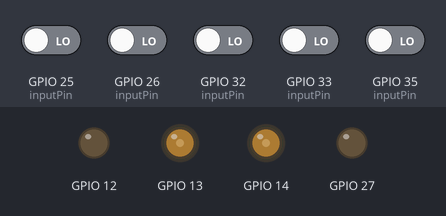
Simulated run of this program. Board: ESP32. On the bench: output pins drawn as LEDs (lit = HIGH). The test bench sets the inputs (shaded band); at power-on: GPIO 25 (inputPin), GPIO 26 (inputPin), GPIO 32 (inputPin), GPIO 33 (inputPin), GPIO 35 (inputPin) LOW.

Above: at 1.2 s.
1.3 s: GPIO 25 (inputPin) driven HIGH
At 2.5 s:
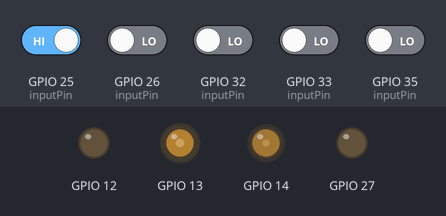
2.8 s: GPIO 25 (inputPin) driven LOW
At 3.6 s:
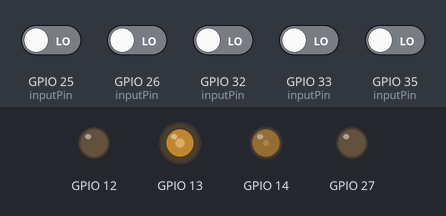
4.3 s: GPIO 32 (inputPin) driven HIGH
At 4.8 s:
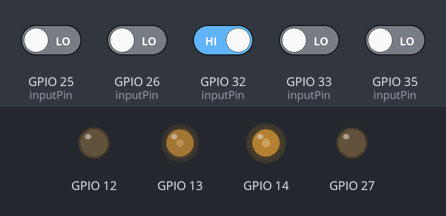
5.8 s: GPIO 32 (inputPin) driven LOW
At 7.0 s:
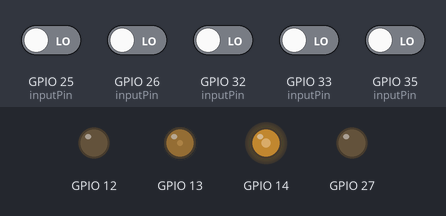
7.3 s: GPIO 26 (inputPin) driven HIGH
At 8.2 s:
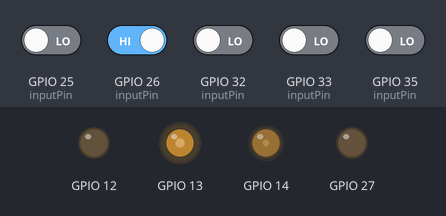
Timing chart, 0 to 9.8 s (numbered marks = the images above; inputs shaded):
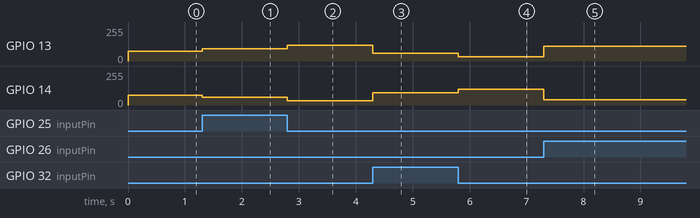

The program:

main.cpp
```cpp
#include <main.h>

// Khởi tạo vị trí chân nối cảm biến
uint8_t inputPin[5]={26,25,33,32,35};

/* Khởi tạo lớp điều khiển động cơ
 * Thứ tự tham số: chân động cơ tiến, chân động cơ lùi,
 * kênh tiến, kênh lùi, tần số (frequency),
 * độ phân giải (resolution)
 */
esp32_motor leftMotor(14,27,5,6,50000,10);
esp32_motor rightMotor(13,12,7,8,50000,10);

// Khởi tạo lớp xử lí sai lệch (dữ liệu đầu vào từ cảm biến)
line_status error(inputPin);

/* Khởi tạo bộ điều khiển PID
 * Thứ tự tham số: hệ số tỉ lệ (Kp), độ lợi tích phân (Ki),
 * độ lợi vi phân (Kd)
 */
PIDcontroller lineFollow(KP,KI,KD);

void setup() {
  // Khởi tạo vi điều khiển với baudrate 9600
  Serial.begin(9600);
}

void loop() {
  // Cập nhật dữ liệu đầu vào từ cảm biến
  error.updateLineStatus();

  // Tính toán đầu ra từ sai lệch
  lineFollow.calculateOutput(error.getError());

  // Truyền xung PWM vào các động cơ
  // dựa trên dữ liệu đã qua xử lí từ bộ điều khiển PID
  leftMotor.Run(BASE_PWM+lineFollow.output);
  rightMotor.Run(BASE_PWM-lineFollow.output);
}
```

main.h
```cpp
#ifndef _MAIN_H_
#define _MAIN_H_

#include <Arduino.h>
#include <esp32_motor.h>
#include <PIDcontroller.h>
#include <line_status.h>

#define BASE_PWM 300    // xung PWM cơ sở
#define KP 35           // hệ số tỉ lệ
#define KI 0            // độ lợi tích phân
#define KD 15           // độ lợi vi phân

#endif
```

Measured:
- after the input at 1.3 s, GPIO 13: 75/255 → 92/255 at once; GPIO 14: 75/255 → 57/255 at once
- after the input at 2.8 s, GPIO 13: 92/255 → 118/255 at once; GPIO 14: 57/255 → 31/255 at once
- after the input at 4.3 s, GPIO 13: 118/255 → 57/255 at once; GPIO 14: 31/255 → 92/255 at once
- after the input at 5.8 s, GPIO 13: 57/255 → 31/255 at once; GPIO 14: 92/255 → 118/255 at once
- after the input at 7.3 s, GPIO 13: 31/255 → 110/255 at once; GPIO 14: 118/255 → 40/255 at once
